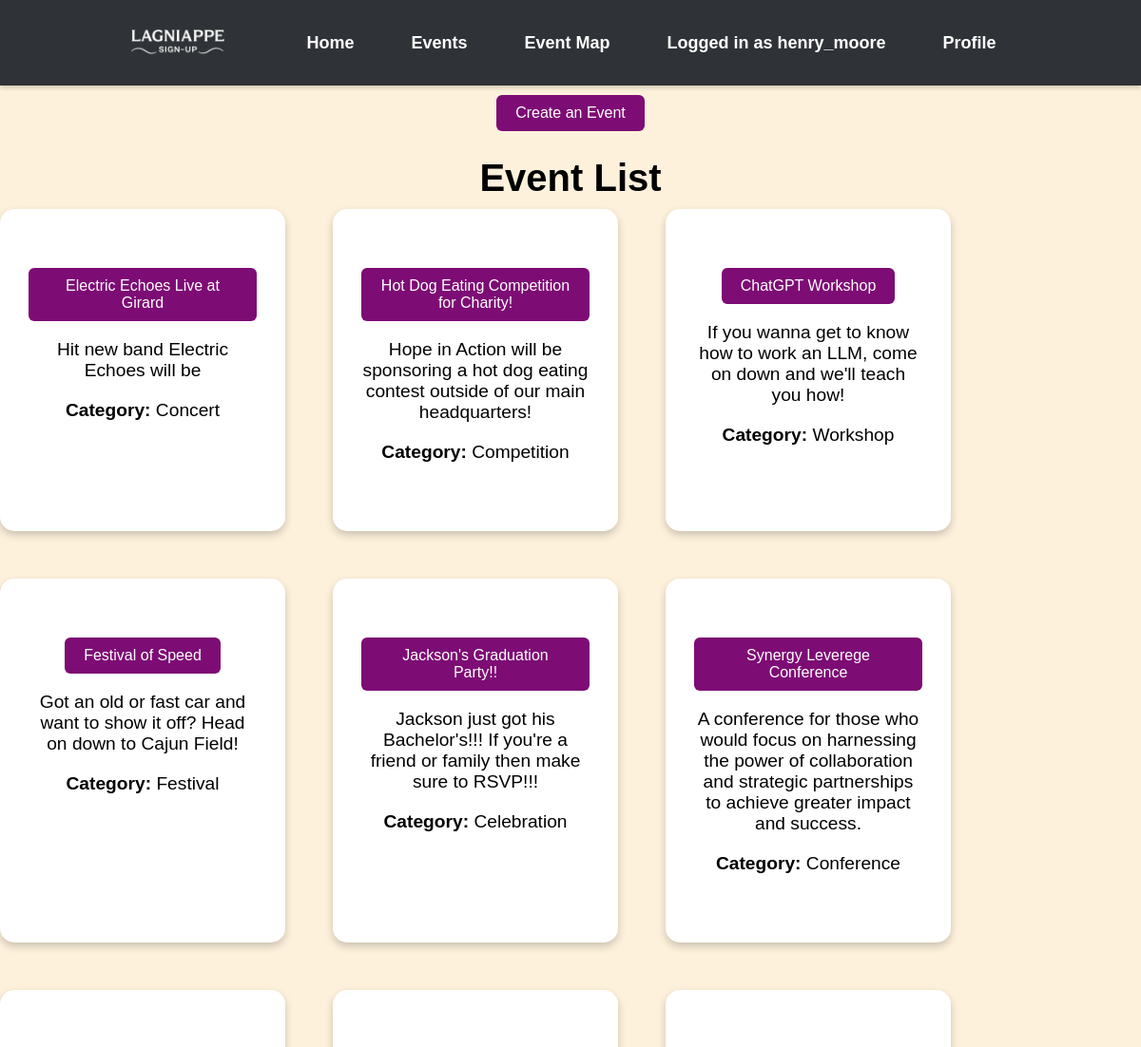
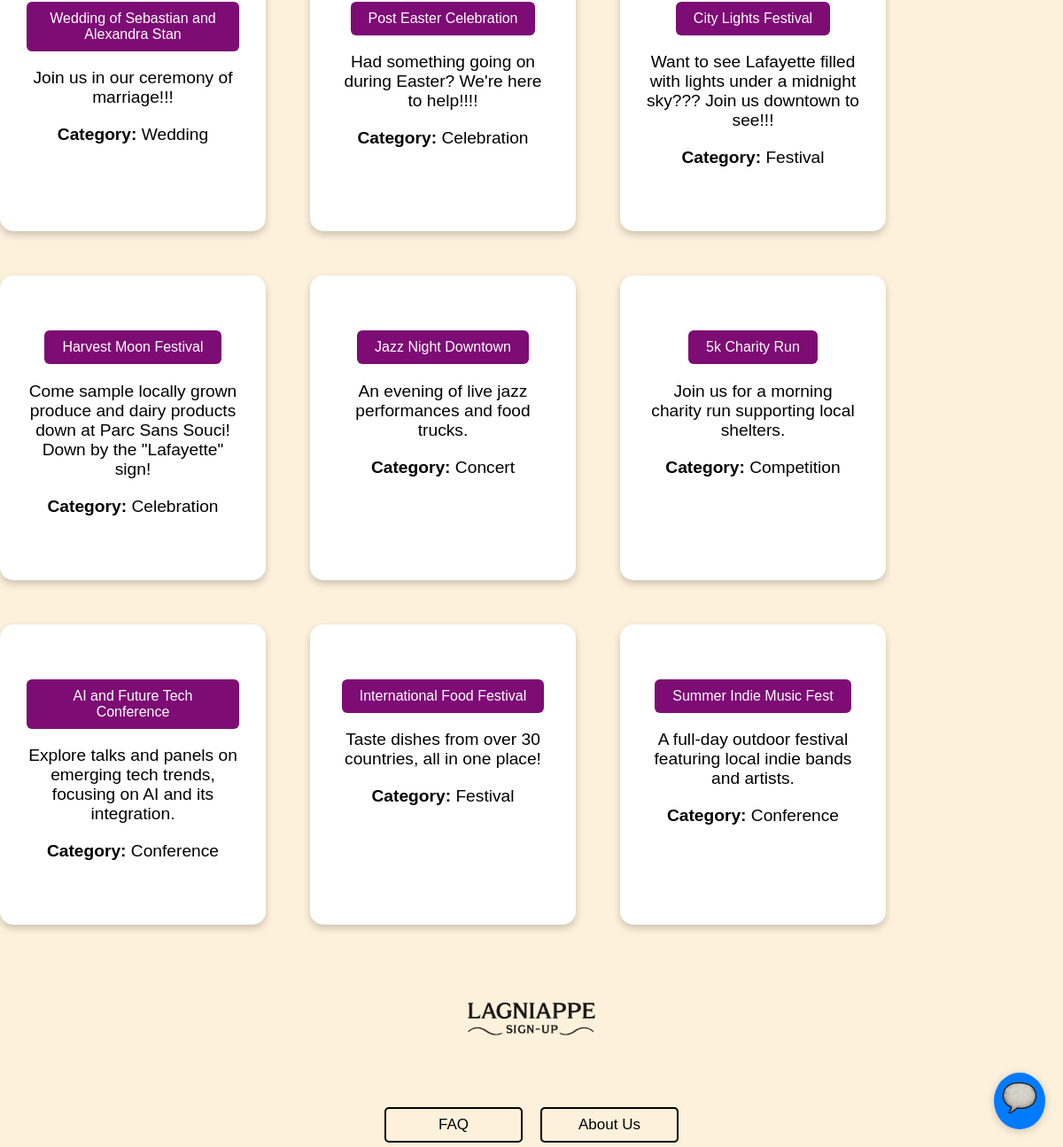
The page /event/list (signed in) on the database its author committed (2 pictures, top to bottom).
### events/models.py (models this page shows)
class Users(AbstractUser): # AbstractUser comes with a whole bunch of attributes
    UserID = models.AutoField(("userID"), primary_key=True) # autofield automatically increments an int as a new row is created
    groups = models.ManyToManyField(
        'auth.Group',
        related_name='event_users',  # Custom related_name for reverse accessor
        blank=True
    )
    user_permissions = models.ManyToManyField(
        'auth.Permission',
        related_name='event_user_permissions',  # Custom related_name for reverse accessor
        blank=True
    )

class Event(models.Model):
    EventID = models.AutoField(("eventID"), primary_key=True)
    OrganizerID = models.ForeignKey(Users, on_delete=models.CASCADE)
    CategoryID = models.ForeignKey(Category, on_delete=models.CASCADE)
    Title = models.CharField(("title"), max_length=100)
    Description = models.CharField(("description"), max_length=500)
    Location = models.CharField(("location"), max_length=100)
    DateTime = models.DateTimeField(("datetime"), null=True)
    EventStatus = models.BooleanField(("eventstatus"), default=True)

class Category(models.Model):
    CategoryID = models.AutoField(("eventID"), primary_key=True)
    Name = models.CharField(("name"), unique=True, max_length=200)

### lagniappe_signup/views.py (the view)
# urls.py: path('event/list', views.list_event.as_view(), name="event-list"),
class list_event(ListView):
    model = Event
    template_name = "event_list.html"
    context_object_name = "events"
    paginate = 20

### templates/event_list.html (shortened to what this page needs)
{% extends "base.html" %}
{% block content %}
  <button onclick="window.location.href='{% url 'event-create' %}'" class="btn btn-info">Create an Event</button>
  <h1>Event List</h1>
  {% if events %}
    <div style="display: flex; flex-wrap: wrap; gap: 50px; center-content: flex-start;">
      {% for event in events %}
      <div class="card">
        <div class="container">
          <button onclick="window.location.href='{% url 'event-detail' event.EventID%}'" class="btn btn-info">{{ event.Title }}</button>
          <p>{{ event.Description }}</p>
          <p><strong>Category:</strong> {{ event.CategoryID.Name }}</p>
        </div>
      </div>
      {% endfor %}
    </div>
  {% else %}
    <p>No events available.</p>
  {% endif %}
{% endblock %}

### templates/headBanner.html (shortened to what this page needs)
{% load static %}
<!DOCTYPE html>
<html lang="en">
<head>
    <link rel="stylesheet" href="{% static 'css/style.css' %}">
</head>
<body>
    <nav class="top-banner" style="height: 60px; width: 100%; background-color: #2f3337;">
        <div class="nav-container" style="
            display: flex;
            align-items: center;
            height: 100%;
            padding: 0 20px 0 0;  /* ✅ No left padding */
            box-sizing: border-box;
        ">
            <div class="nav-logo" style="
                margin-left: 0;
                margin-right: 60px;
                display: flex;
                align-items: center;
                padding-left: 10px;  /* ✅ Small padding to prevent touching the edge */
            ">
                <img src="{% static 'images/LSU_white.png' %}"
                     alt="Lagniappe Logo"
                     style="height: 120px; width: auto;">
            </div>
            <ul class="nav-links" style="
                display: flex;
                gap: 30px;
                list-style: none;
                padding: 0;
                margin: 0;
            ">
                <li><a href="{% url 'home' %}">Home</a></li>
                <li><a href="{% url 'event-list' %}">Events</a></li>
                <li><a href="{% url 'map' %}">Event Map</a></li>
                {% if user.is_authenticated %}
                    <li><a>Logged in as {{ user.username }}</a></li>
                    <li><a href="{% url 'profile' user.UserID %}">Profile</a></li>
                {% else %}
                    <li><a href="{% url 'signin' %}">Sign In</a></li>
                {% endif %}
            </ul>
        </div>
    </nav>
    <div id="chat-toggle">
        <img src="{% static 'images/scroll.png' %}">
    </div>
</body>
</html>

### static/css/style.css (style rules this page uses)
body { background-color: #fdf1dc; font-family: Arial, sans-serif; text-align: center; }
.container { width: 80%; max-width: 900px; margin: 50px auto; }
h1 { font-size: 2.5rem; font-weight: bold; margin-bottom: 10px; }
p { font-size: 1.2rem; margin-bottom: 20px; }
button { background-color: #7d0c74; color: white; padding: 10px 20px; border: none; border-radius: 5px; font-size: 1rem; cursor: pointer; margin-top: 10px; }
.top-banner { background-color: #343a40; padding: 15px 0; text-align: center; box-shadow: 0 2px 5px rgba(0, 0, 0, 0.2); }
.nav-container { display: flex; justify-content: center; align-items: center; }
.nav-links { list-style: none; padding: 0; margin: 0; display: flex; }
.nav-links li { margin: 0 15px; }
.nav-links li a { text-decoration: none; color: white; font-size: 18px; font-weight: bold; transition: color 0.3s ease; }
#chat-toggle { position: fixed; bottom: 20px; right: 20px; background: #007bff; color: white; border-radius: 50%; padding: 5px; font-size: 24px; cursor: pointer; box-shadow: 0 2px 10px rgba(0,0,0,0.2); z-index: 1000; }
.btn { padding: 10px 20px; border: none; border-radius: 6px; text-decoration: none; font-size: 16px; cursor: pointer; }

### templates/headBanner.html (style rules this page uses)
html, body { margin: 0; padding: 0; }

### templates/base.html (style rules this page uses)
.card { box-shadow: 0 4px 8px 0 rgba(0,0,0,0.2); transition: 0.3s; background-color: white; border-radius: 15px; width: 300px; }
.container { padding: 2px 16px; }

### rows shown on the page
Users: username "henry_moore"
Event: Title "Electric Echoes Live at Girard", Description "Hit new band Electric Echoes will be", CategoryID.Name "Concert"
Event: Title "Hot Dog Eating Competition for Charity!", Description "Hope in Action will be sponsoring a hot dog eating contest outside of our main headquarters!", CategoryID.Name "Competition"
Event: Title "ChatGPT Workshop", Description "If you wanna get to know how to work an LLM, come on down and we'll teach you how!", CategoryID.Name "Workshop"
Event: Title "Festival of Speed", Description "Got an old or fast car and want to show it off? Head on down to Cajun Field!", CategoryID.Name "Festival"
Event: Title "Jackson's Graduation Party!!", Description "Jackson just got his Bachelor's!!! If you're a friend or family then make sure to RSVP!!!", CategoryID.Name "Celebration"
Event: Title "Synergy Leverege Conference", Description "A conference for those who would focus on harnessing the power of collaboration and strategic partnerships to achieve greater impact and success.", CategoryID.Name "Conference"
Event: Title "Wedding of Sebastian and Alexandra Stan", Description "Join us in our ceremony of marriage!!!", CategoryID.Name "Wedding"
Event: Title "Post Easter Celebration", Description "Had something going on during Easter? We're here to help!!!!", CategoryID.Name "Celebration"
Event: Title "City Lights Festival", Description "Want to see Lafayette filled with lights under a midnight sky??? Join us downtown to see!!!", CategoryID.Name "Festival"
Event: Title "Harvest Moon Festival", Description "Come sample locally grown produce and dairy products down at Parc Sans Souci! Down by the \"Lafayette\" sign!", CategoryID.Name "Celebration"
Event: Title "Jazz Night Downtown", Description "An evening of live jazz performances and food trucks.", CategoryID.Name "Concert"
Event: Title "5k Charity Run", Description "Join us for a morning charity run supporting local shelters.", CategoryID.Name "Competition"
Event: Title "AI and Future Tech Conference", Description "Explore talks and panels on emerging tech trends, focusing on AI and its integration.", CategoryID.Name "Conference"
Event: Title "International Food Festival", Description "Taste dishes from over 30 countries, all in one place!", CategoryID.Name "Festival"
Event: Title "Summer Indie Music Fest", Description "A full-day outdoor festival featuring local indie bands and artists.", CategoryID.Name "Conference"
